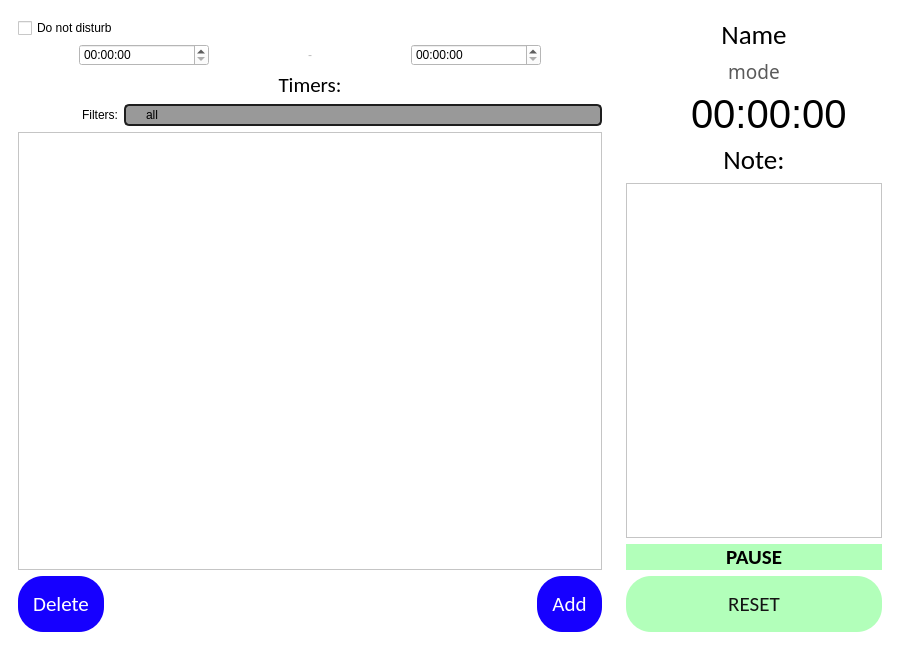
<?xml version="1.0" encoding="UTF-8"?>
<ui version="4.0">
 <class>MainWindow</class>
 <widget class="QMainWindow" name="MainWindow">
  <property name="geometry">
   <rect>
    <x>0</x>
    <y>0</y>
    <width>900</width>
    <height>650</height>
   </rect>
  </property>
  <property name="minimumSize">
   <size>
    <width>900</width>
    <height>650</height>
   </size>
  </property>
  <property name="maximumSize">
   <size>
    <width>900</width>
    <height>16777215</height>
   </size>
  </property>
  <property name="windowTitle">
   <string>MainWindow</string>
  </property>
  <property name="autoFillBackground">
   <bool>false</bool>
  </property>
  <property name="styleSheet">
   <string notr="true">background-color: rgb(255, 255, 255)</string>
  </property>
  <widget class="QWidget" name="widget">
   <property name="enabled">
    <bool>true</bool>
   </property>
   <property name="sizePolicy">
    <sizepolicy hsizetype="Expanding" vsizetype="Expanding">
     <horstretch>0</horstretch>
     <verstretch>0</verstretch>
    </sizepolicy>
   </property>
   <property name="font">
    <font>
     <family>Calibri</family>
     <pointsize>14</pointsize>
     <bold>false</bold>
     <strikeout>false</strikeout>
    </font>
   </property>
   <property name="mouseTracking">
    <bool>false</bool>
   </property>
   <property name="autoFillBackground">
    <bool>false</bool>
   </property>
   <layout class="QHBoxLayout" name="horizontalLayout">
    <item>
     <widget class="QWidget" name="widget_3" native="true">
      <layout class="QVBoxLayout" name="verticalLayout_2">
       <item>
        <layout class="QVBoxLayout" name="verticalLayout_3">
         <item>
          <widget class="QCheckBox" name="checkBox">
           <property name="styleSheet">
            <string notr="true">color: rgb(0, 0, 0);
font: 25 14pt &quot;Calibri&quot;</string>
           </property>
           <property name="text">
            <string>Do not disturb </string>
           </property>
          </widget>
         </item>
         <item>
          <layout class="QHBoxLayout" name="horizontalLayout_4">
           <item alignment="Qt::AlignRight">
            <widget class="QTimeEdit" name="time_begin">
             <property name="minimumSize">
              <size>
               <width>130</width>
               <height>0</height>
              </size>
             </property>
             <property name="styleSheet">
              <string notr="true">color: rgb(0, 0, 0);
font: 25 14pt &quot;Calibri Light&quot;;</string>
             </property>
             <property name="displayFormat">
              <string>HH:mm:ss</string>
             </property>
            </widget>
           </item>
           <item alignment="Qt::AlignHCenter">
            <widget class="QLabel" name="label_2">
             <property name="maximumSize">
              <size>
               <width>15</width>
               <height>16777215</height>
              </size>
             </property>
             <property name="styleSheet">
              <string notr="true">color: rgb(190, 190, 190);
font: 25 14pt &quot;Calibri&quot;</string>
             </property>
             <property name="text">
              <string>-</string>
             </property>
             <property name="alignment">
              <set>Qt::AlignCenter</set>
             </property>
            </widget>
           </item>
           <item alignment="Qt::AlignLeft">
            <widget class="QTimeEdit" name="time_end">
             <property name="minimumSize">
              <size>
               <width>130</width>
               <height>0</height>
              </size>
             </property>
             <property name="styleSheet">
              <string notr="true">color: rgb(0, 0, 0);
font: 25 14pt &quot;Calibri Light&quot;;</string>
             </property>
             <property name="displayFormat">
              <string>HH:mm:ss</string>
             </property>
            </widget>
           </item>
          </layout>
         </item>
        </layout>
       </item>
       <item>
        <widget class="QLabel" name="label_4">
         <property name="font">
          <font>
           <family>Calibri</family>
           <pointsize>16</pointsize>
           <italic>false</italic>
           <bold>false</bold>
          </font>
         </property>
         <property name="styleSheet">
          <string notr="true">color: rgb(0, 0, 0);
font: 25 16pt &quot;Calibri&quot;</string>
         </property>
         <property name="text">
          <string>Timers:</string>
         </property>
         <property name="alignment">
          <set>Qt::AlignCenter</set>
         </property>
        </widget>
       </item>
       <item>
        <layout class="QHBoxLayout" name="horizontalLayout_5">
         <item>
          <widget class="QLabel" name="label">
           <property name="maximumSize">
            <size>
             <width>100</width>
             <height>16777215</height>
            </size>
           </property>
           <property name="styleSheet">
            <string notr="true">color: rgb(0, 0, 0);
font: 25 14pt &quot;Calibri&quot;</string>
           </property>
           <property name="text">
            <string>Filters:</string>
           </property>
           <property name="alignment">
            <set>Qt::AlignRight|Qt::AlignTrailing|Qt::AlignVCenter</set>
           </property>
          </widget>
         </item>
         <item>
          <widget class="QComboBox" name="comboBox">
           <property name="autoFillBackground">
            <bool>false</bool>
           </property>
           <property name="styleSheet">
            <string notr="true">QComboBox
{
    subcontrol-origin: padding;
    subcontrol-position: top right;
    selection-background-color: #111;
    selection-color: grey;
    color: black;
    background-color: rgb(153, 153, 153);
    border-style: solid;
    border: 2px solid #1e1e1e;
    border-radius: 5;
    padding: 1px 0px 1px 20px;
	font: 25 14pt &quot;Calibri Light&quot;;
}


QComboBox:hover, QPushButton:hover
{
    border: 1px solid rgb(5, 184, 204);
    color: black;
}

QComboBox::drop-down
{
     subcontrol-origin: padding;
     subcontrol-position: top right;
     width: 15px;
     color: white;
     border-left-width: 0px;
     border-left-color: darkgray;
     border-left-style: solid; 
     border-top-right-radius: 3px; 
     border-bottom-right-radius: 3px;
     padding-left: 10px;
 }
QComboBox QAbstractItemView
{
    border: 2px solid darkgray;
    color: white;
    selection-background-color: rgba(5, 184, 204, 100);
}</string>
           </property>
           <property name="editable">
            <bool>false</bool>
           </property>
           <property name="currentText">
            <string>all</string>
           </property>
           <property name="currentIndex">
            <number>0</number>
           </property>
           <property name="maxCount">
            <number>2147483644</number>
           </property>
           <property name="insertPolicy">
            <enum>QComboBox::InsertAtBottom</enum>
           </property>
           <item>
            <property name="text">
             <string>all</string>
            </property>
           </item>
           <item>
            <property name="text">
             <string>timers</string>
            </property>
           </item>
           <item>
            <property name="text">
             <string>alarms</string>
            </property>
           </item>
           <item>
            <property name="text">
             <string>working</string>
            </property>
           </item>
           <item>
            <property name="text">
             <string>paused</string>
            </property>
           </item>
           <item>
            <property name="text">
             <string>with notes</string>
            </property>
           </item>
           <item>
            <property name="text">
             <string>melody</string>
            </property>
           </item>
           <item>
            <property name="text">
             <string>default</string>
            </property>
           </item>
           <item>
            <property name="text">
             <string>my types</string>
            </property>
           </item>
          </widget>
         </item>
        </layout>
       </item>
       <item>
        <widget class="QListWidget" name="listWidget">
         <property name="font">
          <font>
           <family>Calibri Light</family>
           <pointsize>14</pointsize>
           <italic>false</italic>
           <bold>false</bold>
          </font>
         </property>
         <property name="styleSheet">
          <string notr="true">color: rgb(190, 190, 190);
font: 25 14pt &quot;Calibri Light&quot;;</string>
         </property>
        </widget>
       </item>
       <item>
        <layout class="QHBoxLayout" name="horizontalLayout_3">
         <item alignment="Qt::AlignLeft">
          <widget class="QPushButton" name="delete_button">
           <property name="enabled">
            <bool>false</bool>
           </property>
           <property name="font">
            <font>
             <family>Calibri</family>
             <pointsize>16</pointsize>
            </font>
           </property>
           <property name="styleSheet">
            <string notr="true">color:rgb(255, 255, 255);
background-color: rgb(22, 0, 255);
border-radius: 25px;
padding: 15px;
min-width: 5em;</string>
           </property>
           <property name="text">
            <string>Delete</string>
           </property>
          </widget>
         </item>
         <item alignment="Qt::AlignRight">
          <widget class="QPushButton" name="add_button">
           <property name="font">
            <font>
             <family>Calibri</family>
             <pointsize>16</pointsize>
             <bold>false</bold>
            </font>
           </property>
           <property name="styleSheet">
            <string notr="true">color:rgb(255, 255, 255);
background-color: rgba(22, 0, 255);
border-radius: 25px;
padding: 15px;
min-width: 5em;</string>
           </property>
           <property name="text">
            <string>Add</string>
           </property>
          </widget>
         </item>
        </layout>
       </item>
      </layout>
     </widget>
    </item>
    <item alignment="Qt::AlignHCenter">
     <widget class="QWidget" name="widget_2" native="true">
      <layout class="QVBoxLayout" name="verticalLayout">
       <item>
        <layout class="QVBoxLayout" name="timer_layout">
         <item alignment="Qt::AlignTop">
          <widget class="QLabel" name="Timer_name">
           <property name="font">
            <font>
             <family>Calibri</family>
             <pointsize>20</pointsize>
             <italic>false</italic>
             <bold>false</bold>
            </font>
           </property>
           <property name="styleSheet">
            <string notr="true">color: rgb(0, 0, 0);
font: 25 20pt &quot;Calibri&quot;</string>
           </property>
           <property name="text">
            <string>Name</string>
           </property>
           <property name="alignment">
            <set>Qt::AlignCenter</set>
           </property>
          </widget>
         </item>
         <item alignment="Qt::AlignTop">
          <widget class="QLabel" name="Timer_mode">
           <property name="enabled">
            <bool>true</bool>
           </property>
           <property name="font">
            <font>
             <family>Calibri Light</family>
             <pointsize>14</pointsize>
             <italic>false</italic>
             <bold>false</bold>
            </font>
           </property>
           <property name="styleSheet">
            <string notr="true">color: rgb(90, 90, 90);
font: 25 14pt &quot;Calibri Light&quot;;</string>
           </property>
           <property name="text">
            <string>mode</string>
           </property>
           <property name="alignment">
            <set>Qt::AlignCenter</set>
           </property>
          </widget>
         </item>
         <item>
          <layout class="QHBoxLayout" name="horizontalLayout_2">
           <item>
            <spacer name="spacer">
             <property name="orientation">
              <enum>Qt::Horizontal</enum>
             </property>
             <property name="sizeType">
              <enum>QSizePolicy::Fixed</enum>
             </property>
             <property name="sizeHint" stdset="0">
              <size>
               <width>65</width>
               <height>20</height>
              </size>
             </property>
            </spacer>
           </item>
           <item>
            <widget class="QLabel" name="Timer_time">
             <property name="font">
              <font>
               <family>Segoe UI</family>
               <pointsize>30</pointsize>
               <italic>false</italic>
               <bold>false</bold>
              </font>
             </property>
             <property name="styleSheet">
              <string notr="true">color: rgb(0, 0, 0);
font: 75 30pt &quot;Segoe UI&quot;;</string>
             </property>
             <property name="text">
              <string>&lt;html&gt;&lt;head/&gt;&lt;body&gt;&lt;p&gt;00:00:00&lt;/p&gt;&lt;/body&gt;&lt;/html&gt;</string>
             </property>
             <property name="scaledContents">
              <bool>false</bool>
             </property>
             <property name="alignment">
              <set>Qt::AlignLeading|Qt::AlignLeft|Qt::AlignVCenter</set>
             </property>
             <property name="wordWrap">
              <bool>true</bool>
             </property>
            </widget>
           </item>
          </layout>
         </item>
        </layout>
       </item>
       <item>
        <layout class="QVBoxLayout" name="note_layout">
         <item alignment="Qt::AlignTop">
          <widget class="QLabel" name="label_3">
           <property name="maximumSize">
            <size>
             <width>16777215</width>
             <height>50</height>
            </size>
           </property>
           <property name="font">
            <font>
             <family>Calibri</family>
             <pointsize>20</pointsize>
             <italic>false</italic>
             <bold>false</bold>
            </font>
           </property>
           <property name="styleSheet">
            <string notr="true">color: rgb(0, 0, 0);
font: 25 20pt &quot;Calibri&quot;</string>
           </property>
           <property name="text">
            <string>Note:</string>
           </property>
           <property name="alignment">
            <set>Qt::AlignCenter</set>
           </property>
          </widget>
         </item>
         <item>
          <widget class="QPlainTextEdit" name="notes">
           <property name="styleSheet">
            <string notr="true">color: rgb(0, 0, 0);
font: 25 16pt &quot;Calibri Light&quot;;</string>
           </property>
           <property name="verticalScrollBarPolicy">
            <enum>Qt::ScrollBarAsNeeded</enum>
           </property>
           <property name="horizontalScrollBarPolicy">
            <enum>Qt::ScrollBarAlwaysOff</enum>
           </property>
           <property name="readOnly">
            <bool>true</bool>
           </property>
           <property name="backgroundVisible">
            <bool>false</bool>
           </property>
          </widget>
         </item>
        </layout>
       </item>
       <item>
        <layout class="QGridLayout" name="gridLayout">
         <item row="0" column="0">
          <widget class="QPushButton" name="play_button">
           <property name="font">
            <font>
             <family>Calibri</family>
             <pointsize>16</pointsize>
             <italic>false</italic>
             <bold>true</bold>
            </font>
           </property>
           <property name="styleSheet">
            <string notr="true">QPushButton {
color:rgb(0, 0, 0);
background-color: rgb(178, 255, 186);
border-radius: 55px;

min-width: 5em;
min-height: 5em;
}

QPushButton:pressed {
    background-color: rgb(255, 8, 0);
}</string>
           </property>
           <property name="text">
            <string>PAUSE</string>
           </property>
           <property name="autoDefault">
            <bool>false</bool>
           </property>
           <property name="flat">
            <bool>false</bool>
           </property>
          </widget>
         </item>
         <item row="1" column="0">
          <widget class="QPushButton" name="reset_button">
           <property name="font">
            <font>
             <family>Calibri</family>
             <pointsize>16</pointsize>
             <italic>false</italic>
             <bold>false</bold>
            </font>
           </property>
           <property name="styleSheet">
            <string notr="true">QPushButton {
color:rgb(20, 20, 20);
background-color: rgb(178, 255, 186);
border-radius: 25px;
padding: 15px;
min-width: 5em;
}

QPushButton:pressed {
    background-color: rgb(255, 203, 0);
}</string>
           </property>
           <property name="text">
            <string>RESET</string>
           </property>
          </widget>
         </item>
        </layout>
       </item>
      </layout>
     </widget>
    </item>
   </layout>
  </widget>
 </widget>
 <resources/>
 <connections/>
</ui>
